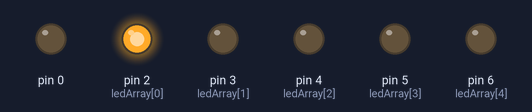
The sketch below on a simulated Arduino Uno, built with avr-gcc and run on an emulated ATmega328P. Shown: output pins drawn as LEDs (lit = HIGH).

Above: at 0.07 s.
At 0.37 s:
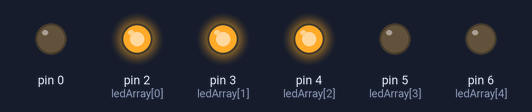
At 0.67 s:
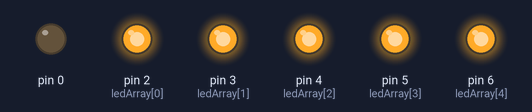
At 1.42 s:
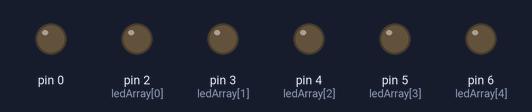
At 2.32 s:
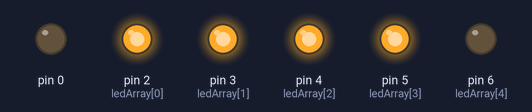
At 3.22 s:
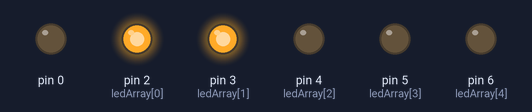
Timing chart, 0 to 3.5 s (numbered marks = the images above):
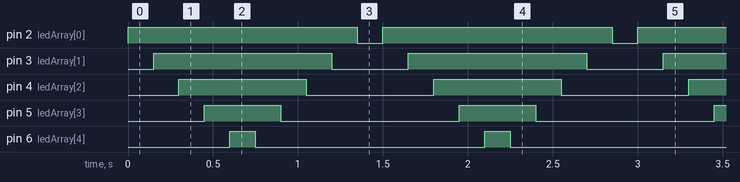

The sketch:

sketch_feb28a.ino
```cpp
// 5 leds
// 5 pins array 0,1,2,3,4
// resistor 220 ohm


int ledArray[] = {2,3,4,5,6};
int delayTime = 150;


void setup() {
  // put your setup code here, to run once:

  for (int i=0; i<10; i++){
    pinMode(ledArray[i], OUTPUT);
  }

}

// infinite loop
void loop() {
  // turn on LED on from 0-5
    for(int i = 0; i <= 4; i++){   //for(int i = 0; i <= 1; i++) will turn led 1 and 2 , staring in 0 to 1, so pin 2 and 3 of the array
    digitalWrite(ledArray[i], HIGH);
    delay(delayTime);

  }
 //turn LEDs off from 5-0
   for (int i= 4; i >= 0; i--){   //for (int i= 0; i >= 0; i--) so the loop will turn on and off led 1, position 0 = pin 2
    digitalWrite(ledArray[i], LOW);
    delay(delayTime);
  }

}
```

Measured:
- by itself, pin 2 (ledArray[0]): alternates HIGH for 1.4 s and LOW for 0.15 s
- by itself, pin 3 (ledArray[1]): alternates HIGH for 1.1 s and LOW for 0.45 s
- by itself, pin 4 (ledArray[2]): alternates HIGH for 0.75 s and LOW for 0.75 s
- by itself, pin 5 (ledArray[3]): alternates HIGH for 0.45 s and LOW for 1.1 s
- by itself, pin 6 (ledArray[4]): alternates HIGH for 0.15 s and LOW for 1.4 s
